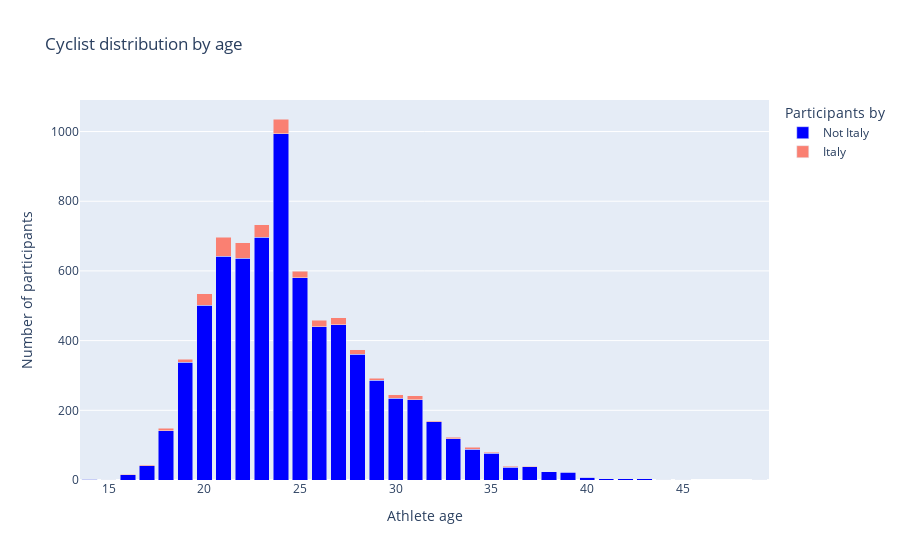

Here is the notebook cell this chart was saved with:
### Code cell
cycling_participant_distribution = (
    cycling_df.groupby(["Age", "NOC"])["ID"]
    .nunique()
    .unstack(fill_value=0)
    .reset_index()
)

cycling_participant_distribution["Not_Italy"] = (
    cycling_participant_distribution.drop(columns=["Age", "ITA"], errors="ignore")
    .sum(axis=1)
)
cycling_participant_distribution = cycling_participant_distribution[["Age", "ITA", "Not_Italy"]].fillna(0)

participant_distribution_melted = cycling_participant_distribution.melt(
    id_vars="Age",
    value_vars=["Not_Italy", "ITA"],
    var_name="Group",
    value_name="Count"
)

cycling_participant_age_distribution_fig = px.bar(
    participant_distribution_melted,
    x="Age",
    y="Count",
    color="Group",
    title="Cyclist distribution by age",
    labels={"Age": "Athlete age", "Count": "Number of participants"},
    color_discrete_map={"ITA": "salmon", "Not_Italy": "blue"},
    barmode="stack"
)

cycling_participant_age_distribution_fig.update_layout(legend_title_text="Participants by").for_each_trace(
    lambda trace: trace.update(name="Not Italy")
    if trace.name == "Not_Italy" else trace.update(name="Italy")
)
cycling_participant_age_distribution_fig.show()

### Figure 1 — Plotly figure (JSON) as saved in the notebook; plotly's stock layout.template omitted (floating-point values rounded to 4 significant figures)
{"data": [{"hovertemplate": "Group=Not_Italy<br>Athlete age=%{x}<br>Number of participants=%{y}<extra></extra>", "legendgroup": "Not_Italy", "marker": {"color": "blue", "pattern": {"shape": ""}}, "name": "Not Italy", "orientation": "v", "showlegend": true, "textposition": "auto", "type": "bar", "x": [14, 15, 16, 17, 18, 19, 20, 21, 22, 23, 24, 25, 26, 27, 28, 29, 30, 31, 32, 33, 34, 35, 36, 37, 38, 39, 40, 41, 42, 43, 44, 45, 49], "xaxis": "x", "y": [2, 1, 15, 41, 142, 338, 501, 642, 636, 696, 994, 580, 440, 445, 361, 286, 234, 231, 167, 119, 88, 77, 37, 38, 23, 22, 8, 4, 3, 4, 1, 1, 1], "yaxis": "y"}, {"hovertemplate": "Group=ITA<br>Athlete age=%{x}<br>Number of participants=%{y}<extra></extra>", "legendgroup": "ITA", "marker": {"color": "salmon", "pattern": {"shape": ""}}, "name": "Italy", "orientation": "v", "showlegend": true, "textposition": "auto", "type": "bar", "x": [14, 15, 16, 17, 18, 19, 20, 21, 22, 23, 24, 25, 26, 27, 28, 29, 30, 31, 32, 33, 34, 35, 36, 37, 38, 39, 40, 41, 42, 43, 44, 45, 49], "xaxis": "x", "y": [0, 0, 1, 3, 7, 9, 34, 55, 45, 36, 42, 19, 18, 20, 13, 6, 10, 11, 3, 3, 6, 3, 2, 1, 0, 1, 0, 0, 0, 0, 0, 0, 0], "yaxis": "y"}], "layout": {"barmode": "stack", "legend": {"title": {"text": "Participants by"}, "tracegroupgap": 0}, "title": {"text": "Cyclist distribution by age"}, "xaxis": {"anchor": "y", "domain": [0, 1], "title": {"text": "Athlete age"}}, "yaxis": {"anchor": "x", "domain": [0, 1], "title": {"text": "Number of participants"}}}}
